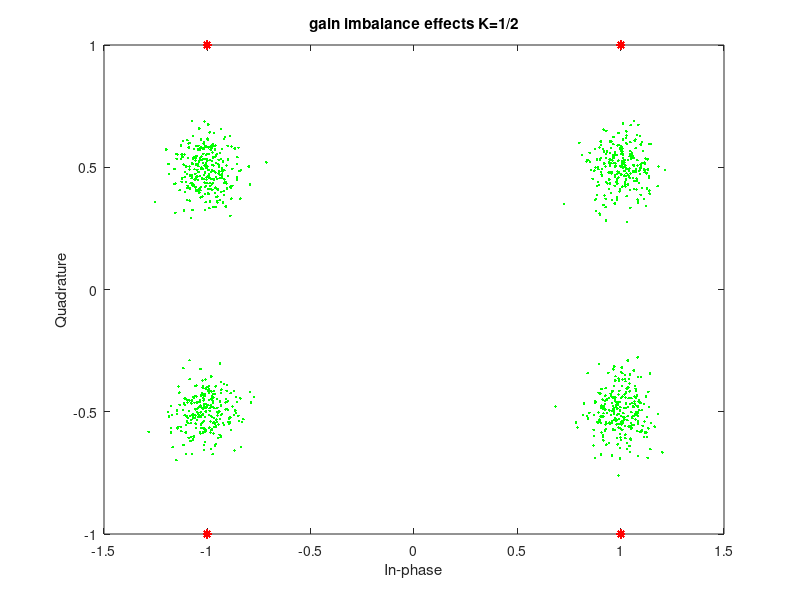
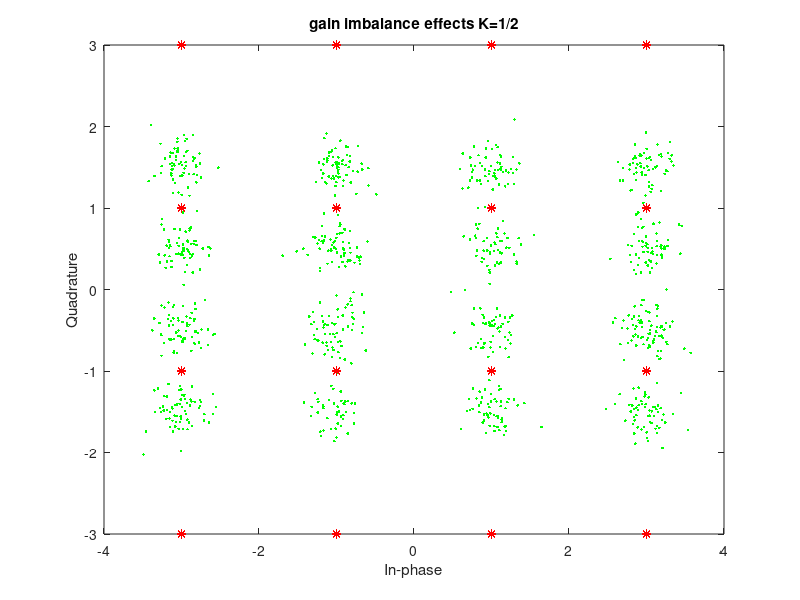
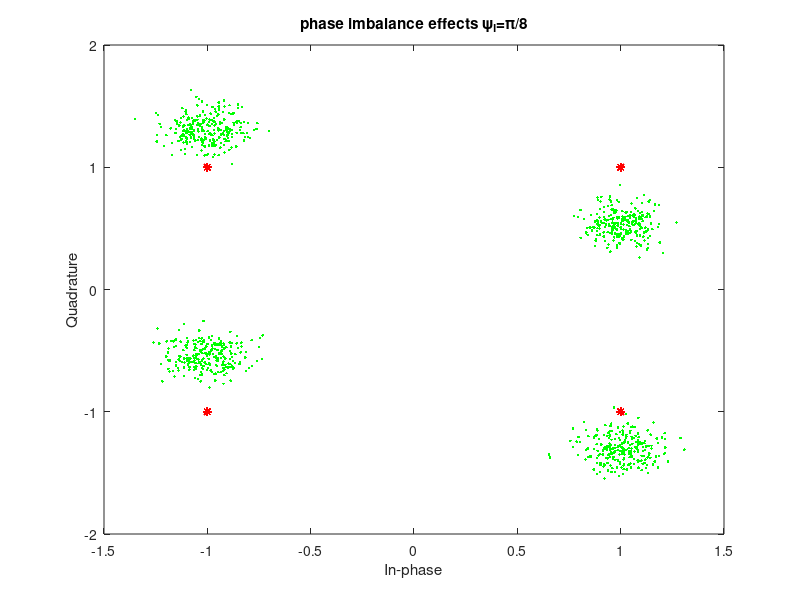
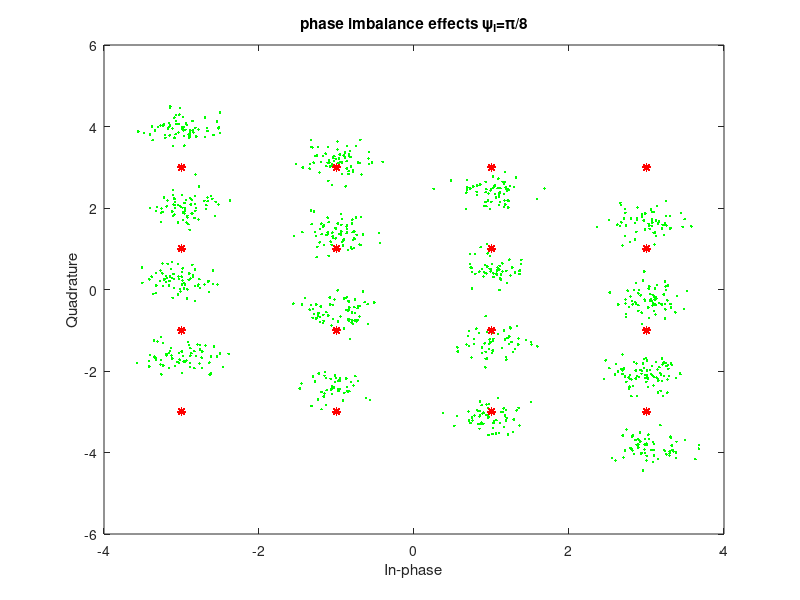

MATLAB code to generate these figures, in order:

j = sqrt(-1);
N = 1e3;
                            %%%%%%%%%%%%%%%%%%%
                            %%%% Q1.A (a) %%%%%
                            %%%%%%%%%%%%%%%%%%%

%%%%%%4-QAM
K=1/2;
data4_I = randi([1 2],1,N);
data4_Q = randi([1 2],1,N);

map_4 = [-1 1];
xi_4 = zeros(1,N);
xq_4 = zeros(1,N);

for i=1:N
    xi_4(i) = map_4(data4_I(i));
    xq_4(i) = map_4(data4_Q(i));
end
 
x4 = xi_4 + j*K*xq_4;
y4 = awgn(x4,20,'measured');

xmod4 =xi_4 + j*xq_4;

y4plot = scatterplot(y4,1,0,'g.');
hold on
scatterplot(xmod4,1,0,'r*',y4plot)
title('gain imbalance effects K=1/2')

%%%%%%%16-QAM
data16_I = randi([1 4],1,N);
data16_Q = randi([1 4],1,N);
map_16 = [-3 -1 1 3];
xi_16 = zeros(1,N);
xq_16 = zeros(1,N);
for i=1:N
    xi_16(i) = map_16(data16_I(i));
    xq_16(i) = map_16(data16_Q(i));
end
x16 = xi_16 + j*K*xq_16;
y16 = awgn(x16,20,'measured');

xmod16 = xi_16 + j*xq_16;

y16plot = scatterplot(y16,1,0,'g.');
hold on
scatterplot(xmod16,1,0,'r*',y16plot)
title('gain imbalance effects K=1/2')

                            %%%%%%%%%%%%%%%%%%%
                            %%%% Q1.A (b) %%%%%
                            %%%%%%%%%%%%%%%%%%%
KK=1;
psi_I = pi/8;

%%%%%%% 4_QAM
xi_4_tld = xi_4;
xq_4_tld = -KK*sin(psi_I)*xi_4 + KK*cos(psi_I)*xq_4;
x4_tld = xi_4_tld + j*xq_4_tld;
y4_tld = awgn(x4_tld,20,'measured');

y4_tld_plot = scatterplot(y4_tld,1,0,'g.');
hold on 
scatterplot(xmod4,1,0,'r*',y4_tld_plot)
title('phase imbalance effects \psi_I=\pi/8')

%%%%%%%% 16-QAM
xi_16_tld = xi_16;
xq_16_tld = -KK*sin(psi_I)*xi_16 + KK*cos(psi_I)*xq_16;
x16_tld = xi_16_tld + j*xq_16_tld;
y16_tld = awgn(x16_tld,20,'measured');
y16_tld_plot = scatterplot(y16_tld,1,0,'g.');
hold on 
scatterplot(xmod16,1,0,'r*',y16_tld_plot)
title('phase imbalance effects \psi_I=\pi/8')

                            %%%%%%%%%%%%%%%%%%%
                            %%%% Q1.A (c) %%%%%
                            %%%%%%%%%%%%%%%%%%%
SNR_dB = 0:2:20;
BER_4 = zeros(1,length(SNR_dB));
BER_16 = zeros(1,length(SNR_dB));

xx4 = qamdemod(xmod4,4,'bin');
xx16 = qamdemod(xmod16,16,'bin');
for i=1:length(SNR_dB)
    yy4 = awgn(xmod4,SNR_dB(i),'measured');
    yy4_demod = qamdemod(yy4,4,'bin');
    [nn,BER_4(i)] = biterr(xx4,yy4_demod);
    
    yy16 = awgn(xmod16,SNR_dB(i),'measured');
    yy16_demod = qamdemod(yy16,16,'bin');
    [nm, BER_16(i)] = biterr(xx16,yy16_demod);
end
figure(5)
semilogy(SNR_dB,BER_4,'LineWidth',1.5)
xlabel('SNR')
ylabel('BER')
title('BER of 4-QAM without IQ imbalance')
grid on
figure(6)
semilogy(SNR_dB,BER_16,'LineWidth',1.5)
xlabel('SNR')
ylabel('BER')
title('BER of 16-QAM without IQ imbalance')
grid on

%%%%%%%%%BER K=1/2, psi_I = pi/8
%%%%4-QAM
xxxi_4_tld = xi_4;
xxxq_4_tld = -K*sin(psi_I)*xi_4 + K*cos(psi_I)*xq_4;
xxx4_tld = xxxi_4_tld + j*xxxq_4_tld;

%%%%16-QAM
xxxi_16_tld = xi_16;
xxxq_16_tld = -K*sin(psi_I)*xi_16 + K*cos(psi_I)*xq_16;
xxx16_tld = xxxi_16_tld + j*xxxq_16_tld;


BER_4_IQ = zeros(1,length(SNR_dB));
BER_16_IQ = zeros(1,length(SNR_dB));

xxx4_tld_demod = qamdemod(xxx4_tld,4,'bin');
xxx16_tld_demod = qamdemod(xxx16_tld,16,'bin');

for i=1:length(SNR_dB)
    yyy4_tld = awgn(xxx4_tld,SNR_dB(i),'measured');
    yyy4_tld_demod = qamdemod(yyy4_tld,4,'bin');
    [mn,BER_4_IQ(i)] = biterr(xxx4_tld_demod,yyy4_tld_demod);
    
    yyy16_tld = awgn(xxx16_tld,SNR_dB(i),'measured');
    yyy16_tld_demod = qamdemod(yyy16_tld,16,'bin');
    [mm,BER_16_IQ(i)] = biterr(xxx16_tld_demod,yyy16_tld_demod);
end
figure(7)
semilogy(SNR_dB,BER_4_IQ,'LineWidth',1.5)
hold on 
semilogy(SNR_dB,BER_16_IQ,'LineWidth',1.5)
xlabel('SNR')
ylabel('BER')
title('BER with IQ imbalance')
grid on
legend('4-QAM', '16-QAM')



                            %%%%%%%%%%%%%%%%%%%
                            %%%% Q1.B (a) %%%%%
                            %%%%%%%%%%%%%%%%%%%
                            
df = 20;      %delta_f in Hz
Ts = 1e-6;    %symbol time

x4_pn = xi_4 + j*xq_4;
x16_pn = xi_16 + j*xq_16;

yy4_pn = awgn(x4_pn,20,'measured');
yy16_pn = awgn(x16_pn,20,'measured');

psi_N = zeros(1,N);
vn = sqrt(4*pi*df*Ts)*randn(1,N);
for i=1:N-1
    psi_N(i+1) = psi_N(i) + vn(i);
end

yy4_tld_pn = yy4_pn.*exp(j*psi_N);
yy16_tld_pn = yy16_pn.*exp(j*psi_N);

plot4 = scatterplot(yy4_tld_pn,1,0,'g.');
hold on 
scatterplot(xmod4,1,0,'r*',plot4)
title('phase noise effects')

plot16 = scatterplot(yy16_tld_pn,1,0,'g.');
hold on 
scatterplot(xmod16,1,0,'r*',plot16)
title('phase noise effects')


BER_4_pn = zeros(1,length(SNR_dB));
BER_16_pn = zeros(1,length(SNR_dB));
for i=1:length(SNR_dB)
    y4_pn = awgn(x4_pn,SNR_dB(i),'measured');
    y16_pn = awgn(x16_pn,SNR_dB(i),'measured');
    
    y4_pn_tld = y4_pn.*exp(j*psi_N);
    y16_pn_tld = y16_pn.*exp(j*psi_N);
    
    y4_pn_tld_demod = qamdemod(y4_pn_tld,4,'bin');
    y16_pn_tld_demod = qamdemod(y16_pn_tld,16,'bin');
    
    [uv,BER_4_pn(i)] = biterr(xx4,y4_pn_tld_demod);
    [vv,BER_16_pn(i)] = biterr(xx16,y16_pn_tld_demod);
end
figure(10)
semilogy(SNR_dB,BER_4_pn,'LineWidth',1.5)
hold on 
semilogy(SNR_dB,BER_16_pn,'LineWidth',1.5)
xlabel('SNR')
ylabel('BER')
title('BER with phase noise')
grid on
legend('4-QAM', '16-QAM')